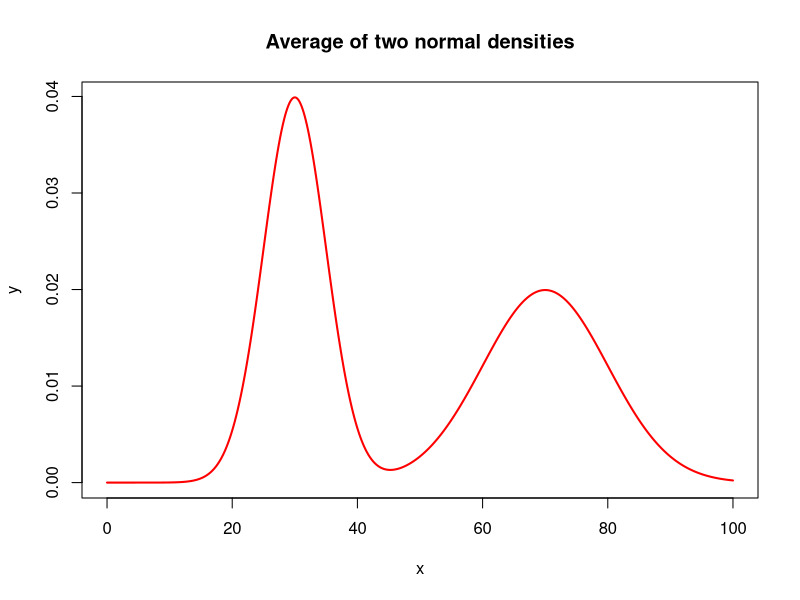
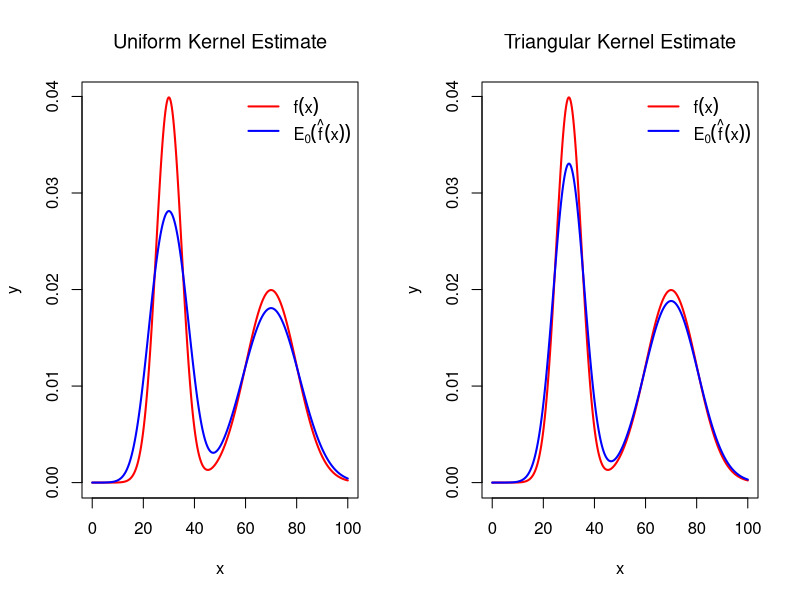

The R source for these figures, in order:

# clear variables and close windows
rm(list = ls(all = TRUE))
graphics.off()

# parameter settings
x = seq(0, 100, 0.1)  # set sequence
n = 10000             # number of samples

ydf = function(x) {
    mu1    = 30
    sigma1 = 5
    mu2    = 70
    sigma2 = 10
    (dnorm(x, mean = mu1, sd = sigma1) + dnorm(x, mean = mu2, sd = sigma2))/2
}
y = ydf(x)  # # this is the underlying density function I want to estimate

# plot
plot(x, y, lwd = 2, col = "red", type = "l", main = "Average of two normal densities")

# simulate according to the density function y
U1 = runif(n, min = 0, max = 100)
U2 = runif(n)
Sample = U1[U2 < ydf(U1)]

# estimate according to uniform kernel
yhat = density(Sample, bw = "nrd0", kernel = "rectangular", from = 0, to = 100)

# compute expectation of yhat
s = runif(n, min = -1)
h = yhat$bw
Eyhat = 0
for (i in 1:length(yhat$x)) {
    Eyhat[i] = (mean(ydf(yhat$x[i] + h * s)) * 2)/2
}

# with triangular kernel
yhat2 = density(Sample, bw = "nrd0", kernel = "triangular", from = 0, to = 100)
s = runif(n, min = -1)
h2 = yhat2$bw
Eyhat2 = 0
for (i in 1:length(yhat2$x)) {
    Eyhat2[i] = mean((1 - abs(s)) * (ydf(yhat2$x[i] + h2 * s))) * 2
}

# plot
dev.new()
par(mfrow = c(1, 2))
plot(x, y, type = "l", lwd = 2, col = "red", main = "Uniform Kernel Estimate", font.main = 1)
lines(yhat$x, Eyhat, lwd = 2, col = "blue")
legend.txt = expression(f(x), E[0](hat(f)(x)))
legend("topright", legend = legend.txt, col = c("red", "blue"), lwd = c(2, 2), bty = "n")

plot(x, y, type = "l", lwd = 2, col = "red", main = "Triangular Kernel Estimate", font.main = 1)
lines(yhat2$x, Eyhat2, lwd = 2, col = "blue")
legend.txt = expression(f(x), E[0](hat(f)(x)))
legend("topright", legend = legend.txt, col = c("red", "blue"), lwd = c(2, 2), bty = "n")

